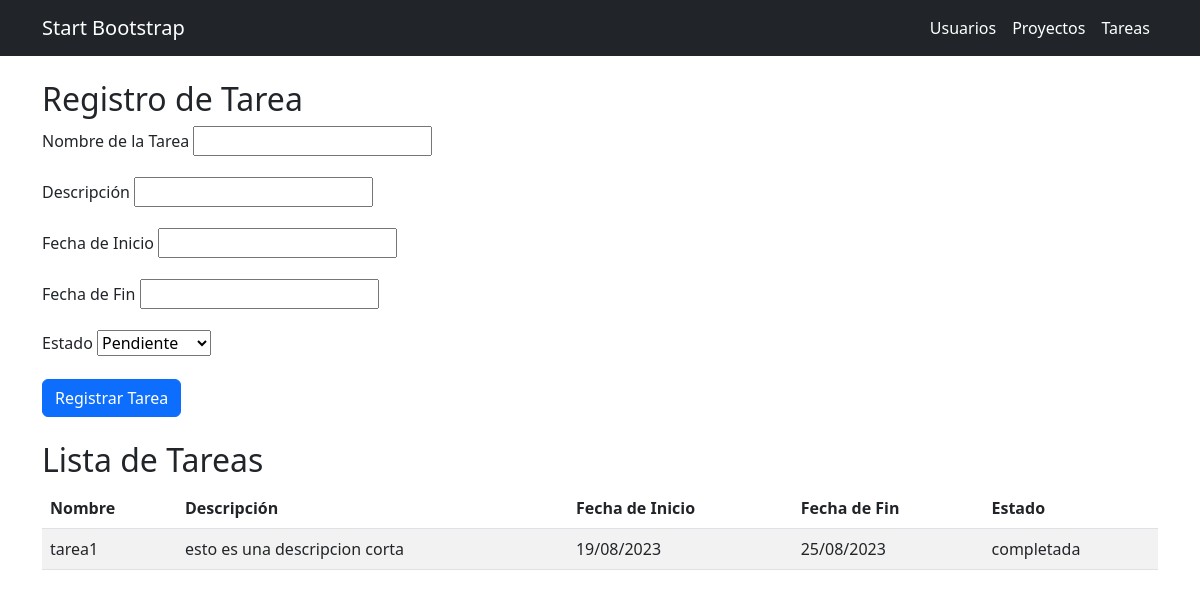
The app's page /tareas with its own data.
### aplicacion/models.py (models this page shows)
class Tarea(models.Model):
    ESTADO_CHOICES = [
        ('pendiente', 'Pendiente'),
        ('en_progreso', 'En Progreso'),
        ('completada', 'Completada'),
    ]
    nombre = models.CharField(max_length=200)
    descripcion = models.CharField(max_length=60)
    fecha_inicio = models.CharField(max_length=20)
    fecha_fin = models.CharField(max_length=20)
    estado = models.CharField(max_length=20, choices=ESTADO_CHOICES)

### aplicacion/views.py (the view)
# urls.py: path('tareas', tareas, name='tareas'),
def tareas(request):
    if request.method == 'POST':
        print('flag')
        tareas_form = TareaForm(request.POST)
        if tareas_form.is_valid():
            tareas_form.save()
    else:
        tareas_form = TareaForm()
    return render(request, 'tareas.html', {'tareas_form': tareas_form, "tareas_print": Tarea.objects.all()})

### aplicacion/forms.py
class TareaForm(forms.ModelForm):
    class Meta:
        model = Tarea
        fields = ['nombre', 'descripcion', 'fecha_inicio', 'fecha_fin', 'estado']
    def __init__(self, *args, **kwargs):
        super().__init__(*args, **kwargs)
        self.fields['estado'].widget = forms.Select(choices=Tarea.ESTADO_CHOICES)

### aplicacion/templates/tareas.html (shortened to what this page needs)
{% extends 'base.html' %}
{% load static %}
{% block content %}
 <div class="container mt-4">
    <div class="col-md-6">
        <h2>Registro de Tarea</h2>
        <form action="" method="post">
            <div class="mb-3">
                <label for="{{ tareas_form.nombre.id_for_label }}" class="form-label">Nombre de la Tarea</label>
                {{ tareas_form.nombre }}
            </div>
            <div class="mb-3">
                <label for="{{ tareas_form.descripcion.id_for_label }}" class="form-label">Descripción</label>
                {{ tareas_form.descripcion }}
            </div>
            <div class="mb-3">
                <label for="{{ tareas_form.fecha_inicio.id_for_label }}" class="form-label">Fecha de Inicio</label>
                {{ tareas_form.fecha_inicio }}
            </div>
            <div class="mb-3">
                <label for="{{ tareas_form.fecha_fin.id_for_label }}" class="form-label">Fecha de Fin</label>
                {{ tareas_form.fecha_fin }}
            </div>
            <div class="mb-3">
                <label for="{{ tareas_form.estado.id_for_label }}" class="form-label">Estado</label>
                {{ tareas_form.estado }}
            </div>
            <button type="submit" class="btn btn-primary">Registrar Tarea</button>
        </form>
    </div>
</div>
<div class="container mt-4">
    <div class="col-md-12">
        <h2>Lista de Tareas</h2>
        <table class="table table-striped">
            <thead>
                <tr>
                    <th>Nombre</th>
                    <th>Descripción</th>
                    <th>Fecha de Inicio</th>
                    <th>Fecha de Fin</th>
                    <th>Estado</th>
                </tr>
            </thead>
            <tbody>
                {% for tarea in tareas_print %}
                    <tr>
                        <td>{{ tarea.nombre }}</td>
                        <td>
                            <div class="descripcion-corta">
                                {{ tarea.descripcion|truncatewords:10 }}
                            </div>
                        </td>
                        <td>{{ tarea.fecha_inicio }}</td>
                        <td>{{ tarea.fecha_fin }}</td>
                        <td>{{ tarea.estado }}</td>
                    </tr>
                {% endfor %}
            </tbody>
        </table>
    </div>
</div>
{% endblock content %}

### records on screen
Tarea: nombre "tarea1", descripcion "esto es una descripcion corta", fecha_inicio "19/08/2023", fecha_fin "25/08/2023", estado "completada"
